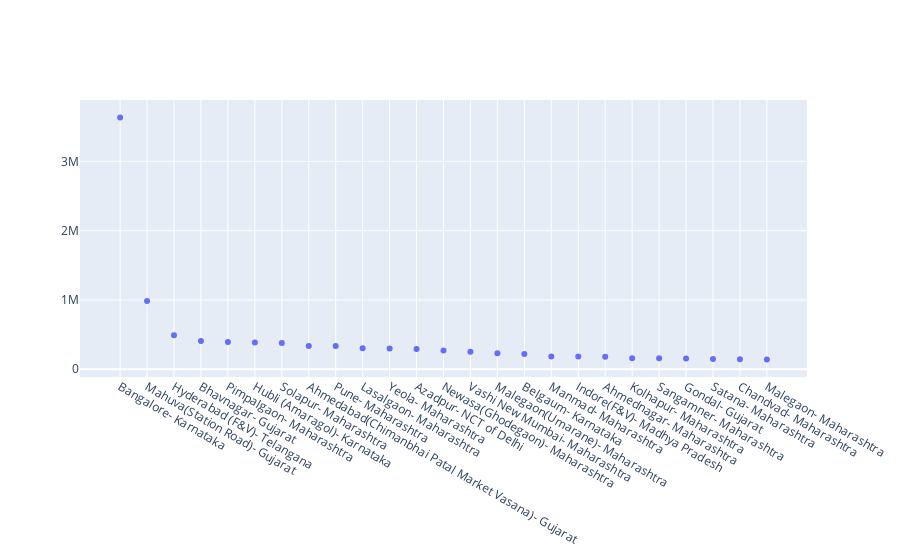

Notebook code cell kept with this figure:
### Code cell
iplot([go.Scatter(x=result['market-state'], y= result['Qtity'], mode='markers')])

### Figure 1 — Plotly figure (JSON) as saved in the notebook; plotly's stock layout.template omitted (floating-point values rounded to 4 significant figures)
{"data": [{"mode": "markers", "type": "scatter", "x": ["Bangalore- Karnataka", "Mahuva(Station Road)- Gujarat", "Hyderabad (F&V)- Telangana", "Bhavnagar- Gujarat", "Pimpalgaon- Maharashtra", "Hubli (Amaragol)- Karnataka", "Solapur- Maharashtra", "Ahmedabad(Chimanbhai Patal Market Vasana)- Gujarat", "Pune- Maharashtra", "Lasalgaon- Maharashtra", "Yeola- Maharashtra", "Azadpur- NCT of Delhi", "Newasa(Ghodegaon)- Maharashtra", "Vashi New Mumbai- Maharashtra", "Malegaon(Umarane)- Maharashtra", "Belgaum- Karnataka", "Manmad- Maharashtra", "Indore(F&V)- Madhya Pradesh", "Ahmednagar- Maharashtra", "Kolhapur- Maharashtra", "Sangamner- Maharashtra", "Gondal- Gujarat", "Satana- Maharashtra", "Chandvad- Maharashtra", "Malegaon- Maharashtra"], "y": [3632146, 986900.0, 491500.0, 407100.0, 393943, 386681, 380507, 337900.0, 337527, 303361, 300078, 292400.0, 270914, 254274, 229843, 219644, 183866, 182800.0, 182632, 160906, 159173, 156000.0, 147174, 146536, 142685]}], "layout": {}}
